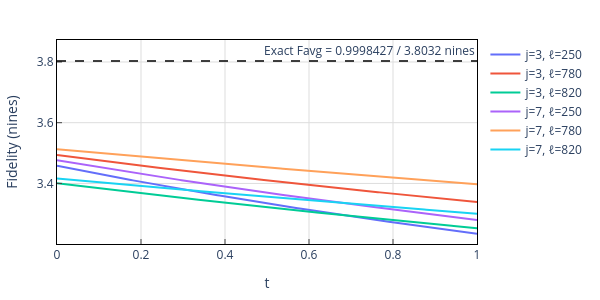
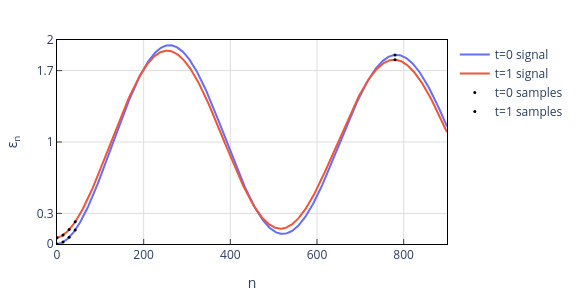

Here is the notebook cell these charts were saved with, in order:
### Markdown cell above
### Dephasing and overrotation

Under coherent overrotation and dephasing noise, the $\varepsilon_n$ signal features a decaying oscillation. The general rule for choosing $\ell$ applies, but the ideal choice of $j$ is largely dependent on the specifics of the channel and SPAM error.

### Code cell
run_scenario(
    noise_dephasing(0.0004) @ noise_overrotation(0.012) @ T_sqrtX,
    lambda t: get_Schur_gauge_state(0.02 * pi * t, -pi/2, 0.01 * t),
    lambda t: get_Schur_gauge_measurement(0.02 * t, 0.028 * t),
    [(3, 250), (3, 780), (3, 820), (7, 250), (7, 780), (7, 820)],
    900, (7, 780)
)

### Figure 1 — Plotly figure (JSON) as saved in the notebook; plotly's stock layout.template omitted (floating-point values rounded to 4 significant figures; data arrays with more than 128 entries replaced by an {"elided": "..."} marker saying what was removed)
{"data": [{"mode": "lines", "name": "j=3, ℓ=250", "type": "scatter", "x": {"elided": "200 float values"}, "y": {"elided": "200 float values"}}, {"mode": "lines", "name": "j=3, ℓ=780", "type": "scatter", "x": {"elided": "200 float values"}, "y": {"elided": "200 float values"}}, {"mode": "lines", "name": "j=3, ℓ=820", "type": "scatter", "x": {"elided": "200 float values"}, "y": {"elided": "200 float values"}}, {"mode": "lines", "name": "j=7, ℓ=250", "type": "scatter", "x": {"elided": "200 float values"}, "y": {"elided": "200 float values"}}, {"mode": "lines", "name": "j=7, ℓ=780", "type": "scatter", "x": {"elided": "200 float values"}, "y": {"elided": "200 float values"}}, {"mode": "lines", "name": "j=7, ℓ=820", "type": "scatter", "x": {"elided": "200 float values"}, "y": {"elided": "200 float values"}}], "layout": {"annotations": [{"showarrow": false, "text": "Exact Favg = 0.9998427 / 3.8032 nines", "x": 1, "xanchor": "right", "xref": "x domain", "y": 3.803, "yanchor": "bottom", "yref": "y"}], "height": 300, "legend": {"x": 1.02, "xanchor": "left", "y": 1, "yanchor": "top"}, "margin": {"b": 40, "l": 40, "r": 40, "t": 40}, "paper_bgcolor": "white", "plot_bgcolor": "white", "shapes": [{"line": {"color": "black", "dash": "dash", "width": 1.5}, "type": "line", "x0": 0, "x1": 1, "xref": "x domain", "y0": 3.803, "y1": 3.803, "yref": "y"}], "width": 600, "xaxis": {"gridcolor": "#dddddd", "gridwidth": 1, "linecolor": "black", "linewidth": 1, "maxallowed": 1, "minallowed": 0, "mirror": true, "range": [0, 1], "showgrid": true, "showline": true, "ticks": "inside", "title": {"text": "t"}}, "yaxis": {"gridcolor": "#dddddd", "gridwidth": 1, "linecolor": "black", "linewidth": 1, "minallowed": 0, "mirror": true, "rangemode": "nonnegative", "showgrid": true, "showline": true, "ticks": "inside", "title": {"text": "Fidelity (nines)"}}}}

### Figure 2 — Plotly figure (JSON) as saved in the notebook; plotly's stock layout.template omitted (floating-point values rounded to 4 significant figures; data arrays with more than 128 entries replaced by an {"elided": "..."} marker saying what was removed)
{"data": [{"mode": "lines", "name": "t=0 signal", "type": "scatter", "x": {"elided": "451 int values"}, "y": {"elided": "451 float values"}}, {"mode": "lines", "name": "t=1 signal", "type": "scatter", "x": {"elided": "451 int values"}, "y": {"elided": "451 float values"}}, {"marker": {"color": "black", "size": 3}, "mode": "markers", "name": "t=0 samples", "showlegend": true, "type": "scatter", "x": [0, 14, 28, 42, 780], "y": [0.0003439, 0.01917, 0.06545, 0.1377, 1.854]}, {"marker": {"color": "black", "size": 3}, "mode": "markers", "name": "t=1 samples", "showlegend": true, "type": "scatter", "x": [0, 14, 28, 42, 780], "y": [0.06041, 0.08798, 0.141, 0.2179, 1.806]}], "layout": {"height": 300, "legend": {"x": 1.02, "xanchor": "left", "y": 1, "yanchor": "top"}, "margin": {"b": 40, "l": 40, "r": 40, "t": 40}, "paper_bgcolor": "white", "plot_bgcolor": "white", "width": 580, "xaxis": {"gridcolor": "#ddd", "gridwidth": 1, "linecolor": "black", "linewidth": 1, "maxallowed": 900, "minallowed": 0, "mirror": true, "range": [0, 900], "showgrid": true, "showline": true, "ticks": "inside", "title": {"text": "n"}}, "yaxis": {"gridcolor": "#ddd", "gridwidth": 1, "linecolor": "black", "linewidth": 1, "maxallowed": 2, "minallowed": 0, "mirror": true, "range": [0, 2], "showgrid": true, "showline": true, "tickmode": "array", "ticks": "inside", "tickvals": [0, 0.3, 1, 1.7, 2], "title": {"text": "ε<sub>n</sub>"}}}}
